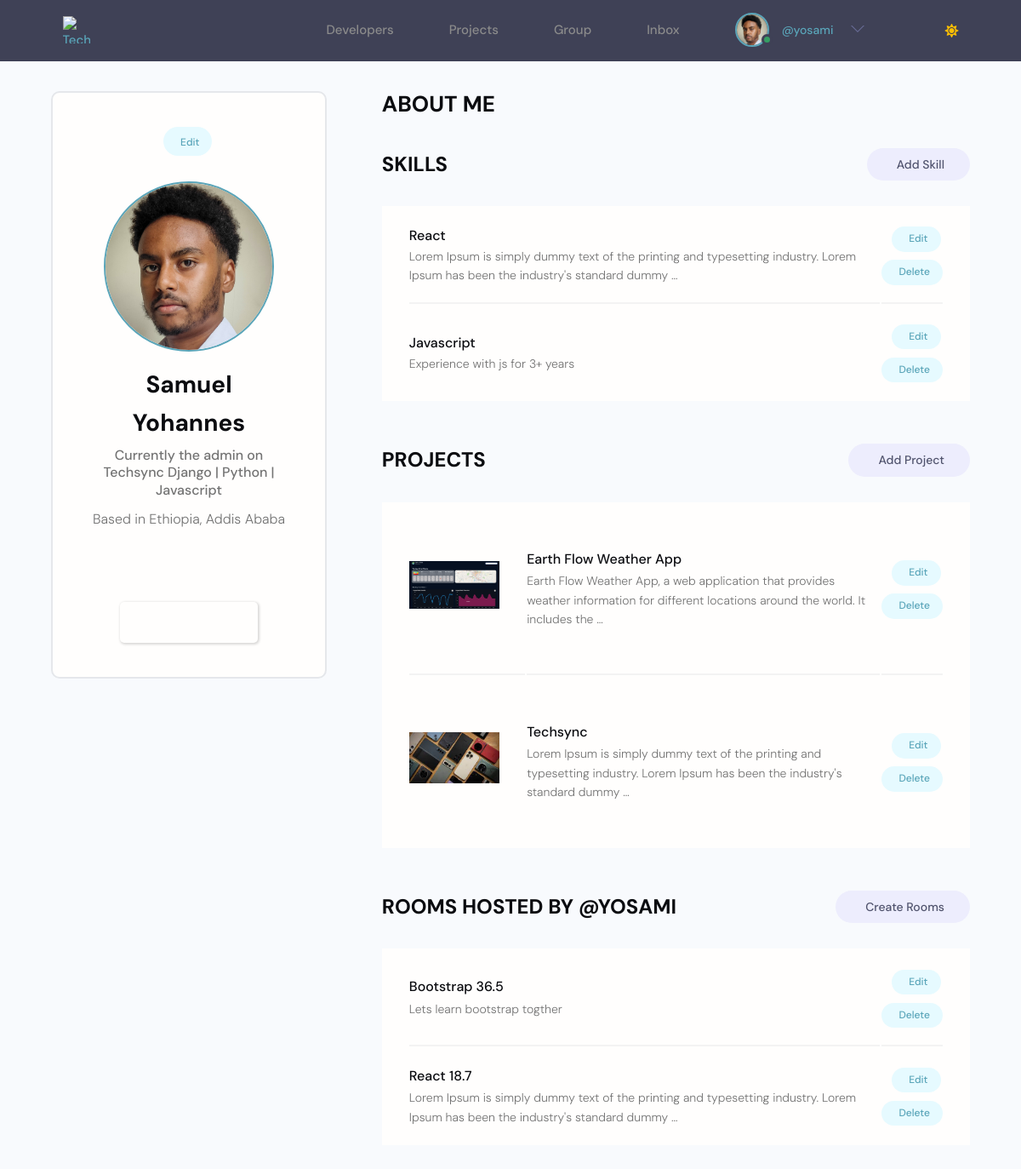
The page /account/ (signed in) on the database as committed earlier.
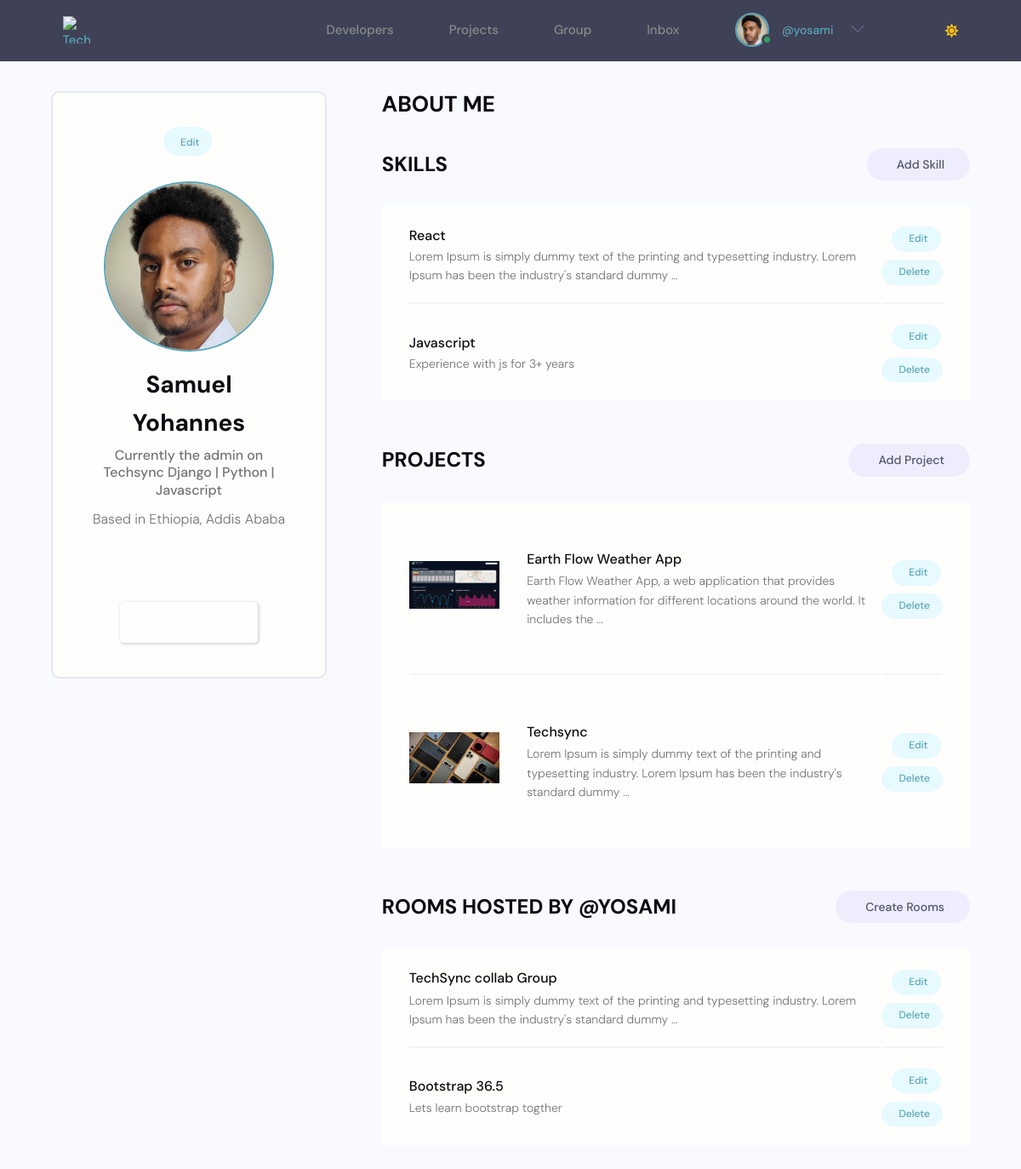
The same page on the database as committed later.
### users/models.py (models this page shows, shortened)
class Profile(models.Model):
    id = models.UUIDField(default=uuid.uuid4, primary_key=True, unique=True, editable=False, )
    user = models.OneToOneField(User, on_delete=models.CASCADE,null=True,blank=True)
    name = models.CharField(max_length=200, blank=True,null=True)
    username = models.CharField(max_length=200, blank=True,null=True,unique=True)
    headline = models.CharField(max_length=200, blank=True,null=True)
    about = models.TextField(blank=True, null=True)
    location = models.CharField(max_length=200, blank=True,null=True)
    profile_image = models.ImageField(null=True, blank=True,upload_to='profiles', default='default_profile.png')
    github_link = models.CharField(max_length=200, blank=True,null=True)
    twitter_link = models.CharField(max_length=200, blank=True,null=True)
    linkedin_link = models.CharField(max_length=200, blank=True,null=True)
    personal_link = models.CharField(max_length=200, blank=True,null=True)
    created_at = models.DateTimeField(auto_now_add=True)

class Skill(models.Model):
    id = models.UUIDField(default=uuid.uuid4, primary_key=True, unique=True, editable=False, )
    owner = models.ForeignKey(Profile, on_delete=models.CASCADE, null=True, blank=True)
    name = models.CharField(max_length=200, blank=True,null=True)
    description = models.TextField(blank=True, null=True)
    created_at = models.DateTimeField(auto_now_add=True)

### projects/models.py (models this page shows, shortened)
class Project(models.Model):
    id = models.UUIDField(default=uuid.uuid4, primary_key=True, unique=True, editable=False)
    owner = models.ForeignKey(Profile, on_delete=models.SET_NULL, null=True)
    title = models.CharField(max_length=100)
    description = models.TextField(null=True, blank=True)
    image = models.ImageField(null=True, blank=True, default='default.jpg', upload_to= 'project_image')
    demo_link = models.URLField(null=True, blank=True)
    source_link = models.URLField(null=True, blank=True)
    created_at = models.DateTimeField(auto_now_add=True)
    tags = models.ManyToManyField('Tag', blank=True)
    vote_count = models.IntegerField(default=0, null=True, blank=True)
    vote_ratio = models.IntegerField(default=0, null=True, blank=True)
    class Meta:
        ordering = ['-created_at']

### group/models.py (models this page shows, shortened)
class Room(models.Model):
    id = models.UUIDField(default=uuid.uuid4, primary_key=True, unique=True, editable=False, )
    host = models.ForeignKey(User, on_delete=models.SET_NULL, null=True)
    topic = models.ForeignKey(Topic, on_delete=models.SET_NULL, null=True)
    name = models.CharField(max_length=200)
    description = models.TextField(null=True, blank=True)
    participants = models.ManyToManyField(
        User, related_name='participants', blank=True)
    updated = models.DateTimeField(auto_now=True)
    created = models.DateTimeField(auto_now_add=True)
    class Meta:
        ordering = ['-updated', '-created']

### users/views.py (the view)
# urls.py: path('account/', views.userAccount, name='user-account'),
@login_required(login_url='login')
def userAccount(request):
    profile = request.user.profile
    skills = profile.skill_set.all()
    projects = profile.project_set.all()
    rooms = Room.objects.filter(host=request.user)
    context = {
        'profile': profile,
        'skills': skills,
        'projects': projects,
        'rooms': rooms,
    }
    return render(request, 'users/account.html', context)

### templates/users/account.html (shortened to what this page needs)
{% extends "main/main.html" %}
  {% block content %}
  <main class="settingsPage profile my-md">
    <div class="container">
      <div class="layout">
        <div class="column column--1of3">
          <div class="card text-center">
            <div class="card__body dev">
              <a class="tag tag--pill tag--main settings__btn" href="{% url 'edit-account' %}"> Edit</a>
              <img class="avatar avatar--xl dev__avatar" src="{{ profile.profile_image.url }}" />
              <h2 class="dev__name">{{profile.name}}</h2>
              <p class="dev__title">{{profile.headline}}</p>
              <p class="dev__location">Based in {{profile.location}}</p>
              <ul class="dev__social">
              </ul>
              <a href="#" class="btn btn--sub btn--lg">Send Message </a>
            </div>
          </div>
        </div>
        <div class="column column--2of3">
          <div class="devInfo">
            <h3 class="devInfo__title">About Me</h3>
          </div>
          <div class="settings">
            <h3 class="settings__title">Skills</h3>
            <a class="tag tag--pill tag--sub settings__btn tag--lg" href="{% url 'add-skill'%}"> Add Skill</a>
          </div>
          <table class="settings__table">
            {% for skill in skills %}
            <tr>
              <td class="settings__tableInfo">
                <h4>{{skill.name}}</h4>
                <p>
                  {{skill.description|truncatewords:20}}
                </p>
              </td>
              <td class="settings__tableActions">
                <a class="tag tag--pill tag--main settings__btn" href="{% url 'update-skill' skill.id %}"> Edit</a>
                <a class="tag tag--pill tag--main settings__btn" href="{% url 'delete-skill' skill.id %}?next=/account">
                  Delete</a>
              </td>
            </tr>
            {% endfor %}
          </table>
          <div class="settings">
            <h3 class="settings__title">Projects</h3>
            <a class="tag tag--pill tag--sub settings__btn tag--lg" href="{% url 'create-project' %}"> Add Project</a>
          </div>
          <table class="settings__table">
            {% for project in projects %}
            <tr>
              <td class="settings__thumbnail">
                <a href="{% url 'project_detail' project.pk %}"><img src="{{project.image.url}}" alt="Project Thumbnail" /></a>
              </td>
              <td class="settings__tableInfo">
                <a href="{% url 'project_detail' project.pk %}">{{project.title}}</a>
                <p>
                  {{project.description|truncatewords:20}}
                </p>
              </td>
              <td class="settings__tableActions">
                <a class="tag tag--pill tag--main settings__btn" href="{% url 'update-project' project.pk %}"> Edit</a>
                <a class="tag tag--pill tag--main settings__btn" href="{% url 'delete-project' project.pk %}?next=/account">
                  Delete</a>
              </td>
            </tr>
            {% endfor %}
          </table>
<div class="settings">
  <h3 class="settings__title">ROOMS HOSTED BY @{{profile.username}}</h3>
  <a class="tag tag--pill tag--sub settings__btn tag--lg" href="{% url 'create-room' %}"> Create Rooms</a>
</div>
<table class="settings__table">
  {% for room in rooms %}
  <tr>
    <td class="settings__tableInfo">
      <a href="{% url 'room' room.id %}">{{room.name}}</a>
      <p>
        {{room.description|truncatewords:20}}
      </p>
    </td>
    <td class="settings__tableActions">
      <a class="tag tag--pill tag--main settings__btn" href="{% url 'update-room' room.id %}?next=/account"> Edit</a>
      <a class="tag tag--pill tag--main settings__btn" href="{% url 'delete-room' room.id %}?next=/account">
        Delete</a>
    </td>
  </tr>
  {% endfor %}
</table>
      </div>
    </div>
  </div>
  </main>
  {% endblock content %}

### templates/main/main.html (shortened to what this page needs)
{% load static %}
<!DOCTYPE html>
<html lang="en">
<head>
  <link rel="stylesheet" href="https://cdnjs.cloudflare.com/ajax/libs/selectize.js/0.13.3/css/selectize.min.css">
    <link rel="stylesheet" href="https://cdnjs.cloudflare.com/ajax/libs/font-awesome/5.15.4/css/all.min.css" />
    <link rel="stylesheet" href="https://cdn.iconmonstr.com/1.3.0/css/iconmonstr-iconic-font.min.css" />
    <link rel="stylesheet" href="{% static 'uikit/styles/uikit.css' %}" />
    <link rel="stylesheet" href="{% static 'styles/app.css' %}" />
    <link rel="stylesheet" href="{% static 'styless/main.css' %}" />
    <link rel="stylesheet" href="{% static 'styless/style.css' %}" />
</head>
<body>
    {% include "main/navbar.html" %}
    {% block content %}
    {% endblock content %}
</body>
</html>

### templates/main/navbar.html (shortened to what this page needs)
{% load static %}
<header class="header">
        <div class="container container--narrow">
                <a href="{% url 'projects'%}" class="header__logo">
                        <img src="" alt="Techsync Logo" />
                </a>
                <nav class="header__nav header__menu">
                        <ul class="header__menu">
                                <li class="header__menuItem"><a href="{% url 'profiles' %}">Developers</a></li>
                                <li class="header__menuItem"><a  href="{% url 'projects' %}">Projects</a></li>
                                <li class="header__menuItem"><a  href="{% url 'home-group'%}">Group</a></li>
                                {% if request.user.is_authenticated %}
                                <li class="header__menuItem"><a  href="{% url 'inbox' %}">Inbox</a></li>
                                {% else %}
                                <li class="header__menuItem"><a href="{% url 'login' %}" class="btn btn--sub">Login/Sign Up</a></li>
                                {% endif %}
                                {% if request.user.is_authenticated %}
                                <li class="header__menuItem">
                                        <div class="header__user">
                                                <a href="{% url 'user-account'%}">
                                                    <div class="avatar avatar--medium active">
                                                        <img src="{{ profile.profile_image.url }}" />
                                                    </div>
                                                    <p> <span>@{{profile.username}}</span></p>
                                                </a>
                                                <button class="dropdown-button">
                                                    <svg version="1.1" xmlns="http://www.w3.org/2000/svg" width="32" height="32" viewBox="0 0 32 32">
                                                        <title>chevron-down</title>
                                                        <path d="M16 21l-13-13h-3l16 16 16-16h-3l-13 13z"></path>
                                                    </svg>
                                                </button>
                                            </div>
                                </li>
                                {% endif %}
                        </ul>
                </nav>
                <span id="mode-icon" class="fas fa-sun"></span>
        </div>
</header>
<link rel="stylesheet" href="{% static 'uikit/styles/modules/_variables.css' %}" id="theme-css">

### static/styles/app.css (style rules this page uses)
:root { --color-sub: #0b0c10; }
.btn--sub { background-color: var(--color-sub-light); }
.card { border: 2px solid var(--color-light); }
img { width: 100%; }
.header { position: sticky; z-index: 111; background-color: var(--color-sub); padding: 1.5rem 0; }
.header > .container { display: flex; justify-content: space-between; align-items: center; }
.header__logo > img { height: 3.8rem; }
.header__nav > ul { display: inline-flex; align-items: center; list-style: none; gap: 6.5rem; }
.header__menuItem > a { color: var(--color-light); font-weight: 300; }
.profile .card > .dev { padding: 4rem; }
.dev__avatar { display: block; margin: auto; }
.dev__name { color: var(--color-sub); font-size: 2.8rem; font-weight: 700; margin-top: 1rem; margin-bottom: 0.5rem; }
.dev__title { font-size: 1.6rem; font-weight: 500; line-height: 1.3; }
.dev__location { margin-top: 1rem; }
.dev__social { margin: 3rem 0; list-style: none; display: flex; justify-content: center; gap: 1.5rem; }
.devInfo { margin-bottom: 3rem; }
.devInfo__title, .devInfo__subtitle { font-size: 2.6rem; color: var(--color-sub); text-transform: uppercase; font-weight: 700; margin-bottom: 1.5rem; }
.settingsPage .dev > .settings__btn { display: inline-block; margin-bottom: 3rem; }
.settings { display: flex; justify-content: space-between; align-items: center; }
.settings__title { font-size: 2.4rem; text-transform: uppercase; font-weight: 700; color: var(--color-sub); }
.settings__table { margin-top: 3rem; margin-bottom: 5rem; padding: 0 3rem; background: var(--color-white); }
.settings__table tr { width: 100%; }
.settings__table tr > td { padding: 2rem 0; }
.settings__table tr:not(:last-child) td { border-bottom: 2px solid var(--color-white-light); }
.settings__thumbnail { width: 23%; min-width: 10rem; }
.settings__thumbnail img { padding-right: 3rem; height: 15rem; object-fit: contain; }
.settings__tableInfo { width: 100%; }
.settings__tableInfo h4, .settings__tableInfo a { padding-right: 1rem; width: auto; font-size: 1.6rem; font-weight: 500; color: var(--color-sub); }
.settings__tableInfo p { font-size: 1.4rem; }
.settings__tableActions { text-align: right; }

### static/uikit/styles/modules/_variables.css (style rules this page uses)
:root { --color-main: #5aa5b9; --color-main-light: #e6faff; --color-sub: #0b0c10; --color-sub-light: #51546e; --color-sub-lighter: #ededfd; --color-text: #737373; --color-gray: #8b8b8b; --color-light: #e5e7eb; --color-light-gray: #767676; --color-bg: #f8fafd; --color-white: #fffefd; --color-white-light: #f3f3f3; --color-success: #359e64; --color-success-bg: #def8e8; --color-error: #fc4b0b; --color-error-bg: #fff2ee; --font-base: 'Poppins', arial, helvetica, 'Segoe UI', roboto, ubuntu, sans-serif; --font-monospace: 'Fira Code', 'Courier New', courier, monospace; --font-regular: 300; --font-medium: 500; --font-bold: 700; --generic-shadow: 1px 1px 5px #00000010; --generic-transition: all 0.3s ease-in-out; }

### static/uikit/styles/modules/_base.css (style rules this page uses)
* { margin: 0; padding: 0; box-sizing: border-box; text-rendering: optimizeLegibility; color: inherit; font-size: inherit; }
html { font-size: 50%; }
@media only screen and (min-width: 480px) { html { font-size: 56.25%; } }
@media only screen and (min-width: 1200px) { html { font-size: 62.5%; } }
body { line-height: 1.6; font-weight: 400; font-size: 1.5rem; color: var(--color-text); background-color: var(--color-bg); min-height: 100vh; }

### static/uikit/styles/modules/_typography.css (style rules this page uses)
* { font-family: var(--font-base); }
h2 { font-size: 3.6rem; font-weight: var(--font-bold); }
h3 { font-size: 3.2rem; font-weight: var(--font-medium); }
h4 { font-size: 2.8rem; font-weight: var(--font-medium); }
p, span, strong { font-size: 1.6rem; color: var(--color-text); font-weight: var(--font-regular); }
a { padding-bottom: 2px; text-decoration: none; display: inline-block; color: var(--color-main); font-weight: var(--font-medium); }

### static/uikit/styles/modules/_utilities.css (style rules this page uses)
.container { width: 92%; max-width: 165rem; margin: 0 auto; box-sizing: border-box; }
.container--narrow { width: 92%; max-width: 120rem; }
@media screen and (min-width: 1000px) { .container { width: 90%; } }
@media screen and (min-width: 1000px) { .container--narrow { width: 85%; } }
@media screen and (min-width: 1200px) { .container { width: 80%; } }
@media screen and (min-width: 1200px) { .container--narrow { width: 72%; } }
.text-center { text-align: center; }
.my-md { margin: 3rem auto; }

### static/uikit/styles/modules/_avatar.css (style rules this page uses)
.avatar { border-radius: 50%; border: 2px solid var(--color-main); object-fit: cover; }
.avatar--xl { height: 20rem; width: 20rem; }

### templates/main/navbar.html (style rules this page uses)
.fa-sun { color: #ffbf00; }
.header__menu { position: relative; z-index: 1000; }

Rows that differ between the two databases and show on the page:
changed Room: name "React 18.7" → "TechSync collab Group"; moves up the list
